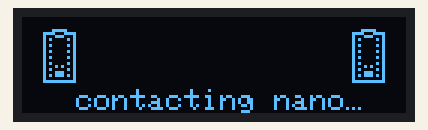
The sketch below on a simulated Arduino Uno, built with avr-gcc and run on an emulated ATmega328P. On the bench: 128×32 one-colour display.

Above: at 0.1 s.
At 0.6 s:
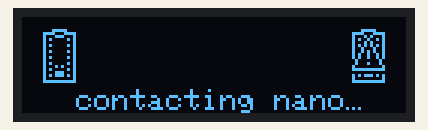

The sketch:

notready_anim_test.ino
```cpp
#include <Wire.h>
#include <Adafruit_GFX.h>
#include <Adafruit_SSD1306.h>


#define SCREEN_WIDTH 128 // OLED display width, in pixels
#define SCREEN_HEIGHT 32 // OLED display height, in pixels

#define OLED_RESET     -1 // Reset pin # (or -1 if sharing Arduino reset pin)
#define SCREEN_ADDRESS 0x3C ///< See datasheet for Address; 0x3D for 128x64, 0x3C for 128x32

#define SERIAL_BUFFER_SIZE 16

Adafruit_SSD1306 display(SCREEN_WIDTH, SCREEN_HEIGHT, &Wire, OLED_RESET);

const unsigned char nano [] PROGMEM = {
  // 'NANO, 11x18px
  0x1f, 0x00, 0xf1, 0xe0, 0x8e, 0x20, 0xa0, 0xa0, 0x80, 0x20, 0xa0, 0xa0, 0x80, 0x20, 0xa0, 0xa0,
  0x80, 0x20, 0xa0, 0xa0, 0x80, 0x20, 0xa0, 0xa0, 0x8a, 0x20, 0xa0, 0xa0, 0x8e, 0x20, 0xae, 0xa0,
  0x80, 0x20, 0xff, 0xe0
};

const unsigned char uno [] PROGMEM = {
  // 'UNO, 15x17px
  0x38, 0x78, 0xef, 0xce, 0x80, 0x02, 0xa0, 0x0a, 0xa0, 0x0a, 0xaa, 0xaa, 0xa0, 0x0a, 0xa0, 0x0a,
  0xa0, 0x0a, 0xa0, 0x0a, 0xa0, 0x0a, 0xa0, 0x0a, 0xa0, 0x0a, 0xa3, 0x8a, 0xa3, 0x8a, 0x80, 0x02,
  0xff, 0xfe
};

// 'notready warn', 13x15px
const unsigned char notready_warn [] PROGMEM = {
  0x00, 0x00, 0x00, 0x00, 0x02, 0x00, 0x05, 0x00, 0x05, 0x00, 0x08, 0x80, 0x0a, 0x80, 0x12, 0x40,
  0x12, 0x40, 0x20, 0x20, 0x22, 0x20, 0x40, 0x10, 0x7f, 0xf0, 0x00, 0x00, 0x00, 0x00
};

const unsigned char notready_warn_shadow [] PROGMEM = {
  0x00, 0x00, 0x02, 0x00, 0x07, 0x00, 0x07, 0x00, 0x0f, 0x80, 0x0f, 0x80, 0x1f, 0xc0, 0x1f, 0xc0,
  0x3f, 0xe0, 0x7f, 0xf0, 0x7f, 0xf0, 0x7f, 0xf0, 0x7f, 0xf0, 0x7f, 0xf0, 0x00, 0x00
};


byte frame = 0;


void setup() {
  if (!display.begin(SSD1306_SWITCHCAPVCC, SCREEN_ADDRESS)) {
    Serial.println(F("SSD1306 allocation failed"));
    for (;;); // Don't proceed, loop forever
  }
}

void loop() {
  drawNotReady(frame % 2);
  display.display();
  frame++;
  delay(500);
}

void drawNanoAndNano() {
  display.clearDisplay();
  display.drawBitmap(7, 4, nano, 11, 18, WHITE);
  display.drawBitmap(110, 4, nano, 11, 18, WHITE);
  display.setTextSize(1);
  display.setCursor(18, 24);
  display.println(F("contacting nano"));
  display.drawPixel(108, 30, WHITE);
  display.drawPixel(110, 30, WHITE);
  display.drawPixel(112, 30, WHITE);
}

void drawNotReady(bool frame) {
  drawNanoAndNano();
  if (frame) {
    display.drawBitmap(109, 5, notready_warn_shadow, 13, 15, BLACK);
    display.drawBitmap(109, 5, notready_warn, 13, 15, WHITE);
  }
}
```

Measured:
- what the display in image 1 shows lasts 0.5 s, from 0.6 s to 1.1 s
